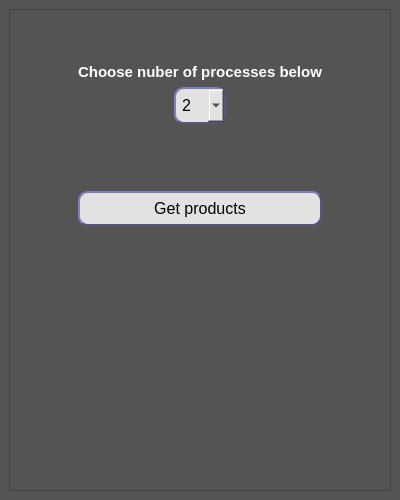
<?xml version="1.0" encoding="UTF-8"?>
<ui version="4.0">
 <class>MainWindow</class>
 <widget class="QMainWindow" name="MainWindow">
  <property name="geometry">
   <rect>
    <x>0</x>
    <y>0</y>
    <width>400</width>
    <height>500</height>
   </rect>
  </property>
  <property name="minimumSize">
   <size>
    <width>400</width>
    <height>500</height>
   </size>
  </property>
  <property name="maximumSize">
   <size>
    <width>600</width>
    <height>700</height>
   </size>
  </property>
  <property name="windowTitle">
   <string>MainWindow</string>
  </property>
  <property name="styleSheet">
   <string notr="true">background-color:rgb(84, 84, 84)</string>
  </property>
  <widget class="QWidget" name="centralwidget">
   <layout class="QGridLayout" name="gridLayout">
    <item row="0" column="0">
     <widget class="QFrame" name="frame">
      <property name="frameShape">
       <enum>QFrame::StyledPanel</enum>
      </property>
      <property name="frameShadow">
       <enum>QFrame::Raised</enum>
      </property>
      <layout class="QGridLayout" name="gridLayout_2">
       <item row="0" column="0">
        <layout class="QVBoxLayout" name="verticalLayout_3">
         <item>
          <layout class="QHBoxLayout" name="horizontalLayout">
           <item>
            <spacer name="horizontalSpacer">
             <property name="orientation">
              <enum>Qt::Horizontal</enum>
             </property>
             <property name="sizeHint" stdset="0">
              <size>
               <width>40</width>
               <height>20</height>
              </size>
             </property>
            </spacer>
           </item>
           <item>
            <layout class="QVBoxLayout" name="verticalLayout">
             <item>
              <spacer name="verticalSpacer">
               <property name="orientation">
                <enum>Qt::Vertical</enum>
               </property>
               <property name="sizeHint" stdset="0">
                <size>
                 <width>20</width>
                 <height>40</height>
                </size>
               </property>
              </spacer>
             </item>
             <item>
              <widget class="QLabel" name="label_3">
               <property name="font">
                <font>
                 <pointsize>11</pointsize>
                 <weight>75</weight>
                 <bold>true</bold>
                </font>
               </property>
               <property name="styleSheet">
                <string notr="true">color: white</string>
               </property>
               <property name="text">
                <string>Choose nuber of processes below</string>
               </property>
               <property name="alignment">
                <set>Qt::AlignCenter</set>
               </property>
              </widget>
             </item>
             <item>
              <layout class="QHBoxLayout" name="horizontalLayout_2">
               <item>
                <spacer name="horizontalSpacer_3">
                 <property name="orientation">
                  <enum>Qt::Horizontal</enum>
                 </property>
                 <property name="sizeHint" stdset="0">
                  <size>
                   <width>40</width>
                   <height>20</height>
                  </size>
                 </property>
                </spacer>
               </item>
               <item>
                <widget class="QComboBox" name="comboBox">
                 <property name="font">
                  <font>
                   <pointsize>12</pointsize>
                  </font>
                 </property>
                 <property name="styleSheet">
                  <string notr="true">QComboBox {
background-color:rgb(226, 226, 226);
border-style:outset;
border-width:2px;
border-color:rgb(85, 85, 127);
border-radius: 10px;
min-width: 3em;
padding:6px
}
QComboBox:hover {
    background-color: rgb(226, 226, 226);
    border-style: inset;
}
QComboBox QAbstractItemView { background-color: #f0f0f0; }</string>
                 </property>
                 <item>
                  <property name="text">
                   <string>2</string>
                  </property>
                 </item>
                 <item>
                  <property name="text">
                   <string>5</string>
                  </property>
                 </item>
                 <item>
                  <property name="text">
                   <string>10</string>
                  </property>
                 </item>
                 <item>
                  <property name="text">
                   <string>20</string>
                  </property>
                 </item>
                 <item>
                  <property name="text">
                   <string>50</string>
                  </property>
                 </item>
                </widget>
               </item>
               <item>
                <spacer name="horizontalSpacer_4">
                 <property name="orientation">
                  <enum>Qt::Horizontal</enum>
                 </property>
                 <property name="sizeHint" stdset="0">
                  <size>
                   <width>40</width>
                   <height>20</height>
                  </size>
                 </property>
                </spacer>
               </item>
              </layout>
             </item>
             <item>
              <widget class="QLabel" name="label_4">
               <property name="font">
                <font>
                 <pointsize>10</pointsize>
                </font>
               </property>
               <property name="styleSheet">
                <string notr="true">color: white</string>
               </property>
               <property name="text">
                <string/>
               </property>
               <property name="alignment">
                <set>Qt::AlignCenter</set>
               </property>
              </widget>
             </item>
             <item>
              <spacer name="verticalSpacer_3">
               <property name="orientation">
                <enum>Qt::Vertical</enum>
               </property>
               <property name="sizeType">
                <enum>QSizePolicy::Fixed</enum>
               </property>
               <property name="sizeHint" stdset="0">
                <size>
                 <width>20</width>
                 <height>40</height>
                </size>
               </property>
              </spacer>
             </item>
             <item>
              <widget class="QPushButton" name="pushButton">
               <property name="font">
                <font>
                 <pointsize>12</pointsize>
                </font>
               </property>
               <property name="styleSheet">
                <string notr="true">QPushButton {
background-color:rgb(226, 226, 226);
border-style:outset;
border-width:2px;
border-color:rgb(85, 85, 127);
border-radius: 10px;
min-width: 10em;
padding:6px
}
QPushButton:pressed {
    background-color: rgb(156, 166, 255);
    border-style: inset;
}</string>
               </property>
               <property name="text">
                <string>Get products</string>
               </property>
              </widget>
             </item>
            </layout>
           </item>
           <item>
            <spacer name="horizontalSpacer_2">
             <property name="orientation">
              <enum>Qt::Horizontal</enum>
             </property>
             <property name="sizeHint" stdset="0">
              <size>
               <width>40</width>
               <height>20</height>
              </size>
             </property>
            </spacer>
           </item>
          </layout>
         </item>
         <item>
          <widget class="QLabel" name="label">
           <property name="font">
            <font>
             <pointsize>12</pointsize>
             <weight>75</weight>
             <bold>true</bold>
            </font>
           </property>
           <property name="styleSheet">
            <string notr="true">color:rgb(255, 0, 0)</string>
           </property>
           <property name="text">
            <string/>
           </property>
           <property name="alignment">
            <set>Qt::AlignCenter</set>
           </property>
          </widget>
         </item>
         <item>
          <widget class="QLabel" name="label_2">
           <property name="font">
            <font>
             <pointsize>12</pointsize>
            </font>
           </property>
           <property name="styleSheet">
            <string notr="true">color:white</string>
           </property>
           <property name="text">
            <string/>
           </property>
           <property name="alignment">
            <set>Qt::AlignCenter</set>
           </property>
          </widget>
         </item>
         <item>
          <spacer name="verticalSpacer_2">
           <property name="orientation">
            <enum>Qt::Vertical</enum>
           </property>
           <property name="sizeHint" stdset="0">
            <size>
             <width>20</width>
             <height>40</height>
            </size>
           </property>
          </spacer>
         </item>
        </layout>
       </item>
      </layout>
     </widget>
    </item>
   </layout>
  </widget>
 </widget>
 <resources/>
 <connections/>
</ui>
